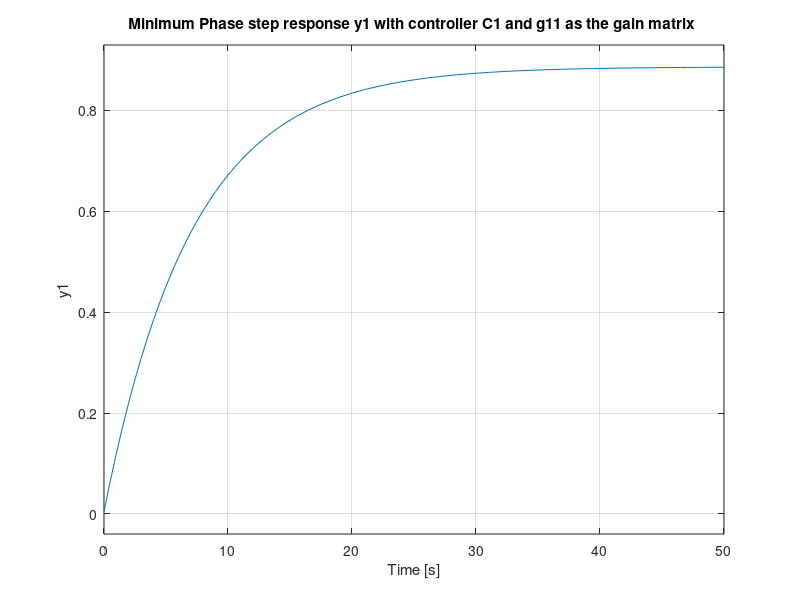
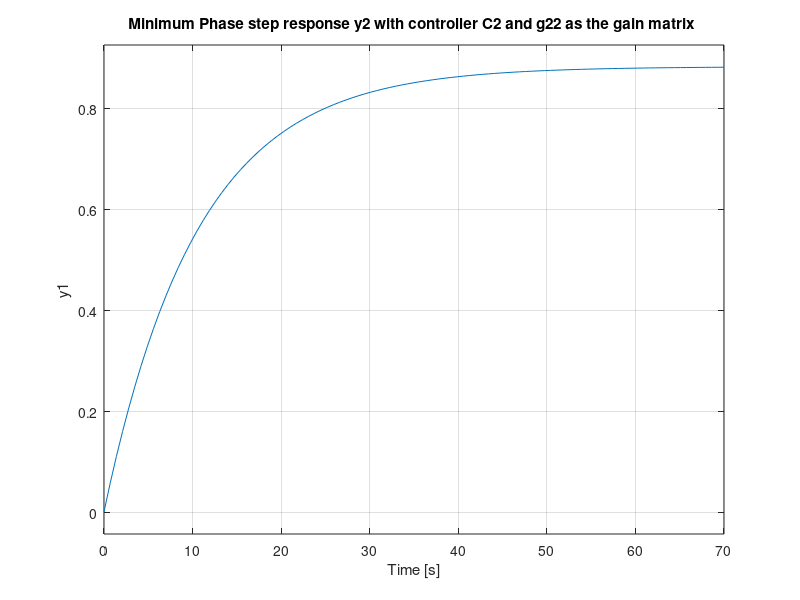

Here is the MATLAB script that generated these plots, in order:
% PI controller design for Minimum case 
clc; 
close all ;
s=tf('s');
g11=2.6/(1+62*s);
g12=1.5/((1+23*s)*(1+62*s));
g21=1.4/((1+30*s)*(1+90*s));
g22=2.8/(1+90*s);
G_Minimum=[g11,g12;g21,g22]
% controller parameters
K1=3;
K2=2.7;
Ti1=30;
Ti2=40;


C1=K1*(1+(1/Ti1*s));
C2=K2*(1+(1/Ti2*s));

% input step  signal generation 
% since y1 is paired with u1 and y2 is paired with u2 so applying PI Control PairWise  
p1=C1*g11; 
step(feedback(p1,1))
title('Minimum Phase step response y1 with controller C1 and g11 as the gain matrix ')
figure;
p2=C2*g22;
step(feedback(p2,1))
title('Minimum Phase step response y2 with controller C2 and g22 as the gain matrix ')

